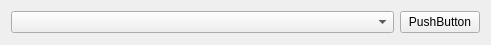
<?xml version="1.0" encoding="UTF-8"?>
<ui version="4.0">
 <class>Form</class>
 <widget class="QWidget" name="Form">
  <property name="geometry">
   <rect>
    <x>0</x>
    <y>0</y>
    <width>491</width>
    <height>45</height>
   </rect>
  </property>
  <property name="windowTitle">
   <string>Form</string>
  </property>
  <layout class="QVBoxLayout" name="verticalLayout">
   <item>
    <layout class="QHBoxLayout" name="horizontalLayout" stretch="10,1">
     <item>
      <widget class="QComboBox" name="comboBox"/>
     </item>
     <item>
      <widget class="QPushButton" name="pushButton">
       <property name="text">
        <string>PushButton</string>
       </property>
      </widget>
     </item>
    </layout>
   </item>
  </layout>
 </widget>
 <resources/>
 <connections/>
</ui>
